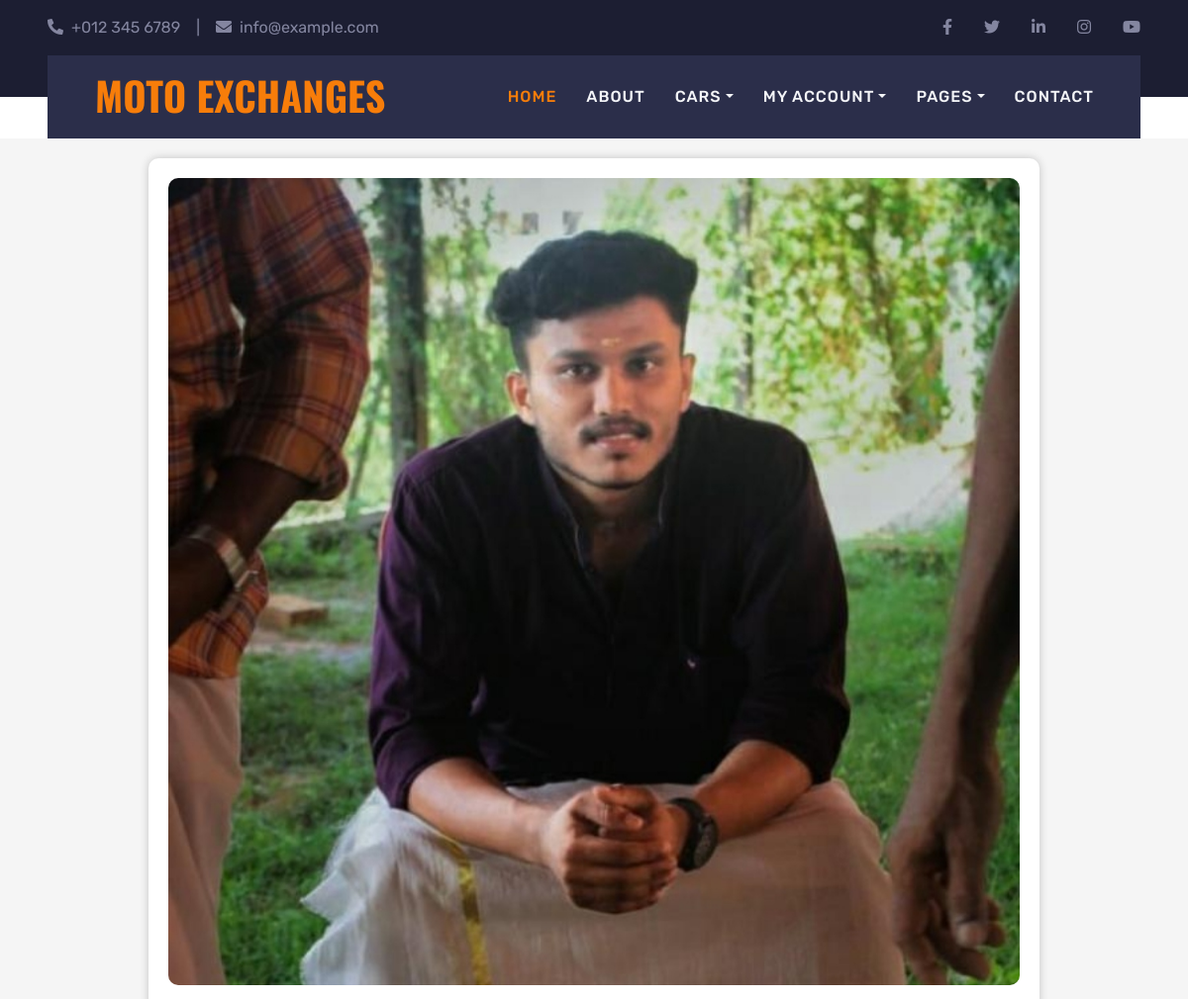
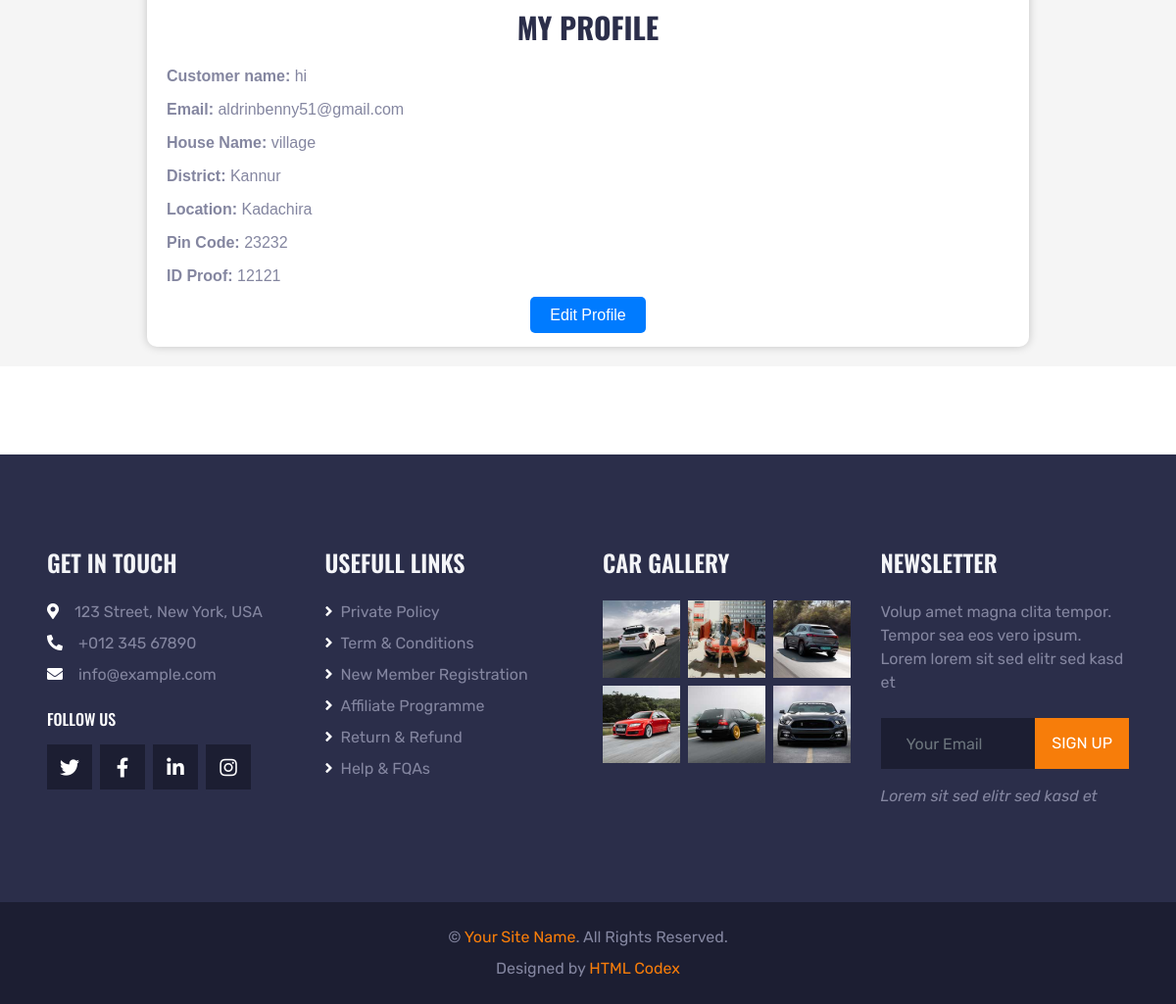
Page /customer/profile.php (signed in) on the committed database (2 pictures, top to bottom).
### tables this page shows
CREATE TABLE IF NOT EXISTS `tbl_cust` (
  `cust_id` int NOT NULL AUTO_INCREMENT,
  `cust_name` varchar(30) NOT NULL,
  `email` varchar(30) NOT NULL,
  `contact` bigint NOT NULL,
  `housename` text NOT NULL,
  `dis_id` int NOT NULL,
  `loc_id` int NOT NULL,
  `pincode` int NOT NULL,
  `log_id` int NOT NULL,
  `id_proof` int NOT NULL,
  `imgc` text NOT NULL,
  `log_password` varchar(20) NOT NULL,
  `reg_date` date NOT NULL,
  PRIMARY KEY (`cust_id`)
);

CREATE TABLE IF NOT EXISTS `tbl_dis` (
  `dis_id` int NOT NULL AUTO_INCREMENT,
  `dis_name` varchar(30) NOT NULL,
  PRIMARY KEY (`dis_id`)
);

CREATE TABLE IF NOT EXISTS `tbl_loc` (
  `loc_id` int NOT NULL AUTO_INCREMENT,
  `loc_name` varchar(30) NOT NULL,
  `dis_id` int NOT NULL,
  PRIMARY KEY (`loc_id`)
);

### dboperation.php (called while the page is built, shortened)
<?php
class dboperation
{
public $con,$res;
function __construct()
{
$this->con=mysqli_connect("localhost","root","","secondhandcar");
}
public function query($sql)
{
$this->res=mysqli_query($this->con,$sql);
return $this->res;
}
}
?>

### customer/profile.php (the view, shortened to what this page needs)
<!DOCTYPE html>
<html>
<head>
</head>
<body>
    <?php
    include("headervview.php");
    ?>
    <div style="font-family: Arial, sans-serif; background-color: #f5f5f5; padding: 20px;">
        <div style="max-width: 900px; margin: 0 auto; background-color: #fff; padding: 20px; border-radius: 10px; box-shadow: 0px 0px 10px rgba(0, 0, 0, 0.2);">
            <div style="text-align: center;">
                <?php
                include_once("../dboperation.php");
                $obj = new dboperation();
                $customerid = $_SESSION['customerid'];
                $sql = "SELECT c.*, m.dis_name, l.loc_name
                        FROM tbl_cust c
                        INNER JOIN tbl_dis m ON c.dis_id = m.dis_id
                        INNER JOIN tbl_loc l ON c.loc_id = l.loc_id
                        WHERE c.log_id = '$customerid'";
                $res = $obj->query($sql);
                while ($row = mysqli_fetch_array($res)) {
                ?>
                <img src="<?php echo isset($row['imgc']) ? "../upload/{$row['imgc']}" : "path-to-default-image.jpg" ?>" alt="Customer" style="max-width: 100%; border-radius: 10px;">
            </div>
            <div>
                <br>
                <center>
                    <h2 style="font-size: 30px; text-transform: uppercase; margin-bottom: 20px;">My Profile</h2>
                </center>
                <ul style="list-style: none; padding: 0;">
                    <li style="margin-bottom: 10px;"><strong>Customer name:</strong> <?php echo $row['cust_name']; ?></li>
                    <li style="margin-bottom: 10px;"><strong>Email:</strong> <?php echo $row['email']; ?></li>
                    <li style="margin-bottom: 10px;"><strong>House Name:</strong> <?php echo $row['housename']; ?></li>
                    <li style="margin-bottom: 10px;"><strong>District:</strong> <?php echo $row['dis_name']; ?></li>
                    <li style="margin-bottom: 10px;"><strong>Location:</strong> <?php echo $row['loc_name']; ?></li>
                    <li style="margin-bottom: 10px;"><strong>Pin Code:</strong> <?php echo $row['pincode']; ?></li>
                    <li style="margin-bottom: 10px;"><strong>ID Proof:</strong> <?php echo $row['id_proof']; ?></li>
                </ul>
                <center>  <a href="editprofile.php" style="text-decoration: none; background-color: #007bff; color: #fff; padding: 10px 20px; border-radius: 5px;">Edit Profile</a> </center>
            </div>
            <?php
            }
            ?>
        </div>
    </div>
    <?php
    include("footer.php");
    ?>
</body>
</html>

### customer/css/style.css (style rules this page uses)
:root { --primary: #F77D0A; --secondary: #2B2E4A; --light: #F4F5F8; --dark: #1C1E32; }
h1, h2, .font-weight-bold { font-weight: 700 !important; }

### rows in the picture
tbl_cust: imgc (picture), cust_name "hi", email "aldrinbenny51@gmail.com", housename "village", dis.dis_name "Kannur", loc.loc_name "Kadachira", pincode "23232", id_proof "12121"
